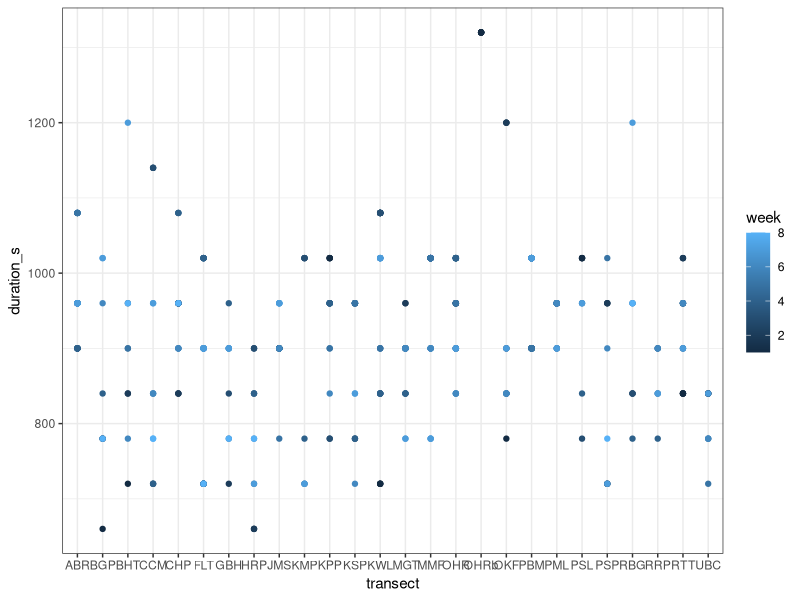

The R source for this figure:
#### Filter and Cleaning Script ####
### Freya Innes
### 11/09/2026

# Open Packages
library(tidyverse)
#library()

#### READING IN DATA ####
setwd("~/Desktop/School/Graduate/BIMBY_2026_Field_Season")

butterflies_raw <- read_csv("Raw Data/BIMBY-field-work-butterfly-2026.csv")
flowers_raw <- read_csv("Raw Data/BIMBY-field-work-flowers-2026.csv")
nectar_raw <- read_csv("Raw Data/BIMBY-field-work-nectaring-2026.csv")

#### FILTER AND DOUBLE CHECK BUTTERFLY SURVEYS ####
butterflies_filtered <- butterflies_raw %>% # Making a filtered dataset
  select(-starts_with("...")) %>% # Removes junk columns that come with download from Google Sheets
  mutate(temp_avg = (temp_beg + temp_end)/2,
         wind_avg = (wind_beg + wind_end)/2,
         duration_s = time_end - time_beg) %>% # Creates average temperature, average wind, and duration columns
  filter(wind_avg < 4,
         temp_avg >= 15,
         !(weather == "cloudy" & temp_avg < 18)) %>% # Filters for standardised butterfly conditions
  select(month, day, week, observer, transect, lat, lon, elevation_m, time_beg, duration_s,
         temp_avg, wind_avg, air_quality, weather, family, genus, species, number) 

ggplot(butterflies_filtered, aes(x = transect, y = duration_s, colour = week)) +
  geom_point() +
  theme_bw() # checking time data is correctly inputted
